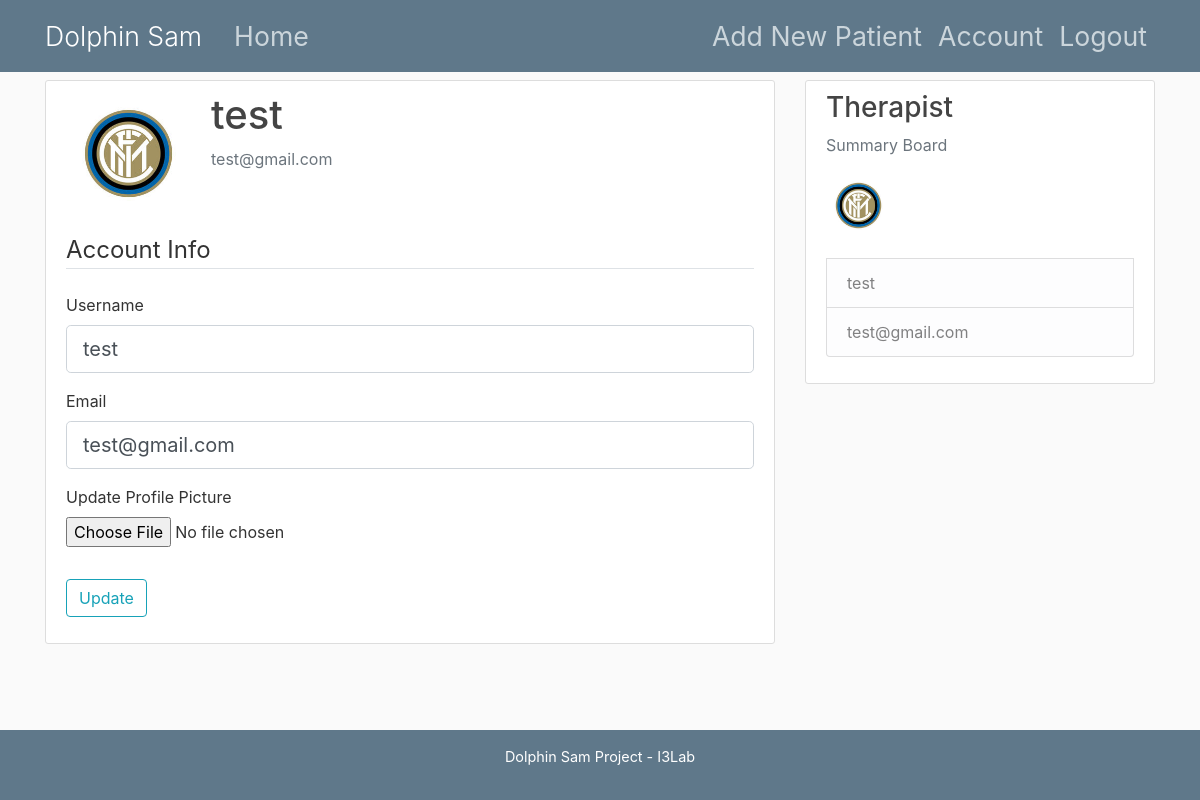
Page /account (signed in) on the committed database.
### server/models.py (models this page shows, shortened)
class User(db.Model, UserMixin):
    id = db.Column(db.Integer, primary_key=True)
    username = db.Column(db.String(20), unique=True, nullable=False)
    email = db.Column(db.String(120), unique=True, nullable=False)
    image_file = db.Column(db.String(20), nullable=False, default='default.jpg')
    password = db.Column(db.String(60), nullable=False)
    patients = db.relationship('Patient', backref='therapist', lazy=True)

### server/routes.py (the view)
@app.route("/account", methods=['GET', 'POST'])
@login_required
def account():
    form = UpdateAccountForm()
    if form.validate_on_submit():
        if form.picture.data:
            picture_file = save_picture(form.picture.data)
            current_user.image_file = picture_file
        current_user.username = form.username.data
        current_user.email = form.email.data
        db.session.commit()
        flash('Your Account has been Updated!', 'success')
        return redirect(url_for('account'))
    elif request.method == 'GET':
        form.username.data = current_user.username
        form.email.data = current_user.email
    image_file = url_for('static', filename='profile_pics/' + current_user.image_file)
    return render_template('account.html', title='Account', image_file=image_file, form=form)

### server/form.py (shortened to what this page needs)
class UpdateAccountForm(FlaskForm):
    username = StringField('Username', validators=[DataRequired(), Length(min=4, max=20)])
    email = StringField('Email', validators=[DataRequired(), Email()])
    picture = FileField('Update Profile Picture', validators=[FileAllowed(['jpg', 'png', 'jpeg'])]) # we can add also other extension
    submit = SubmitField('Update')

### server/models.py (called while the page is built)
@login_manager.user_loader
def load_user(user_id):
    return User.query.get(int(user_id))

### server/templates/account.html (shortened to what this page needs)
{% extends "layout_fixed.html" %}
{% block content %}
<div class="content-section">
    <div class="media">
        <img class="rounded-circle account-img" src="{{ image_file }}">
        <div class="media-body">
            <h2 class="account-heading">{{ current_user.username }}</h2>
            <p class="text-secondary">{{ current_user.email }}</p>
        </div>
    </div>
        <form method="POST" action="" enctype="multipart/form-data">
            <fieldset class="form-group">
                <legend class="border-bottom mb-4">Account Info</legend>
                <div class="form-group">
                    {{ form.username.label(class="form-control-label") }}
                    {% if form.username.errors %}
                    {{ form.username(class="form-control form-control-lg is-invalid") }}
                    <div class="invalid-feedback">
                        {% for error in form.username.errors %}
                        <span>{{ error }}</span>
                        {% endfor %}
                    </div>
                    {% else %}
                    {{ form.username(class="form-control form-control-lg") }}
                    {% endif %}
                </div>
                <div class="form-group">
                    {{ form.email.label(class="form-control-label") }}
                    {% if form.email.errors %}
                    {{ form.email(class="form-control form-control-lg is-invalid") }}
                    <div class="invalid-feedback">
                        {% for error in form.email.errors %}
                        <span>{{ error }}</span>
                        {% endfor %}
                    </div>
                    {% else %}
                    {{ form.email(class="form-control form-control-lg") }}
                    {% endif %}
                </div>
                <div class="form-group">
                    {{ form.picture.label() }}
                    {{ form.picture(class="form-control-file") }}
                </div>
            </fieldset>
            <div class="form-group">
                {{ form.submit(class="btn btn-outline-info") }}
            </div>
        </form>
</div>
{% endblock content %}

### server/templates/layout_fixed.html (shortened to what this page needs)
<!DOCTYPE html>
<html>
<head>
    <link rel="stylesheet" href="https://maxcdn.bootstrapcdn.com/bootstrap/4.0.0/css/bootstrap.min.css">
    <link rel="stylesheet" type="text/css" href="{{ url_for('static', filename='main.css') }}">
</head>
<body>
<header class="site-header">
    <nav class="navbar navbar-expand-md navbar-dark bg-steel fixed-top">
        <div class="container">
            <a class="navbar-brand mr-4" href="/">Dolphin Sam</a>
            <div class="collapse navbar-collapse" id="navbarToggle">
                <div class="navbar-nav mr-auto">
                    <a class="nav-item nav-link" href="{{ url_for('home') }}">Home</a>
                </div>
                <div class="navbar-nav">
                    {% if current_user.is_authenticated %}
                    <a class="nav-item nav-link" href="{{ url_for('new_patient') }}">Add New Patient</a>
                    <a class="nav-item nav-link" href="{{ url_for('account') }}">Account</a>
                    <a class="nav-item nav-link" href="{{ url_for('logout') }}">Logout</a>
                    {% else %}
                    <a class="nav-item nav-link" href="{{ url_for('login') }}">Login</a>
                    <a class="nav-item nav-link" href="{{ url_for('register') }}">Register</a>
                    {% endif %}
                </div>
            </div>
        </div>
    </nav>
</header>
<main role="main" class="container">
    <div class="row">
        <div class="col-md-8">
            {% block content %}{% endblock %}
        </div>
        <div class="col-md-4">
            <div class="content-section">
                <h3>Therapist</h3>
                <p class='text-muted'>Summary Board
                <ul class="list-group">
                    {% if current_user.is_authenticated %}
                    <img class="rounded-circle article-img" src="{{ url_for('static', filename='profile_pics/' + current_user.image_file) }}" style="margin-bottom: 20px">
                    <li class="list-group-item list-group-item-light"> {{ current_user.username }} </li>
                    <li class="list-group-item list-group-item-light"> {{ current_user.email }} </li>
                    {% else %}
                    <li class="list-group-item list-group-item-light">Username</li>
                    <li class="list-group-item list-group-item-light">Email</li>
                    {% endif %}
                </ul>
                </p>
            </div>
        </div>
    </div>
</main>
<div class="copy-layout-fixed">
    <p>Dolphin Sam Project - I3Lab</p>
</div>
</body>
</html>

### server/static/main.css (style rules this page uses)
body { background: #fafafa; color: #333333; margin-top: 5rem; }
h1, h2, h3, h4, h5, h6 { color: #444444; }
.bg-steel { background-color: #5f788a; }
.site-header .navbar-nav .nav-link { color: #cbd5db; font-size: 20pt; }
.site-header .navbar-brand { font-size: 20pt; font-weight: 300; }
.content-section { background: #ffffff; padding: 10px 20px; border: 1px solid #dddddd; border-radius: 3px; margin-bottom: 20px; }
.article-img { height: 65px; width: 65px; margin-right: 16px; }
.account-img { height: 125px; width: 125px; margin-right: 20px; margin-bottom: 16px; }
.account-heading { font-size: 2.5rem; }
.copy-layout-fixed { position: absolute; bottom: 0; left: 0; right: 0; text-align: center; background: #5f788a; padding: 1em 1em; }
.copy-layout-fixed p { color: #fff; font-size:0.9em; }

### rows in the picture
User: username "test", email "test@gmail.com", image_file (placeholder picture)
